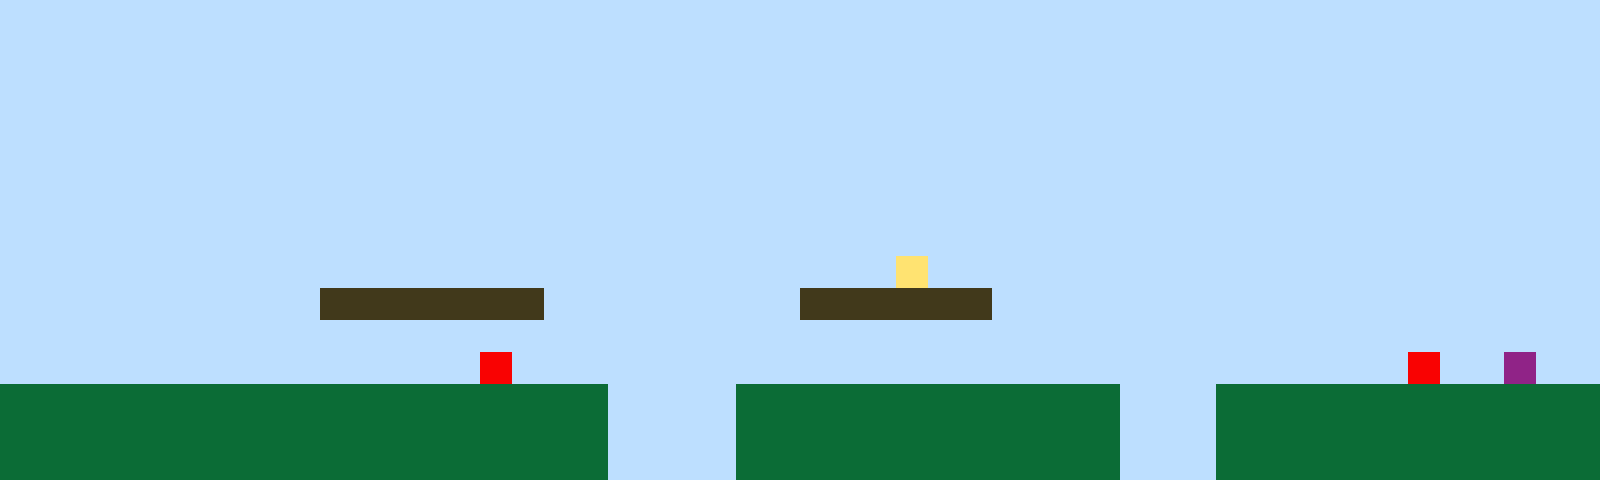

Tiled map render using the project's own tile images. Description and the whole map definition, tile-layer contents included, below:
An orthogonal 50x15 tile map with 32x32 px tiles, 1 tile layer (Tile Layer 1).

<map version="1.10" tiledversion="1.11.2" orientation="orthogonal" renderorder="right-up" width="50" height="15" tilewidth="32" tileheight="32" infinite="0" nextlayerid="2" nextobjectid="1"><editorsettings><export target="map1.csv" format="csv" /></editorsettings><tileset firstgid="1" name="sprites" tilewidth="32" tileheight="32" tilecount="6" columns="3"><image source="sprites.png" width="96" height="64" /></tileset><layer id="1" name="Tile Layer 1" width="50" height="15"><data encoding="csv">1,1,1,1,1,1,1,1,1,1,1,1,1,1,1,1,1,1,1,1,1,1,1,1,1,1,1,1,1,1,1,1,1,1,1,1,1,1,1,1,1,1,1,1,1,1,1,1,1,1,1,1,1,1,1,1,1,1,1,1,1,1,1,1,1,1,1,1,1,1,1,1,1,1,1,1,1,1,1,1,1,1,1,1,1,1,1,1,1,1,1,1,1,1,1,1,1,1,1,1,1,1,1,1,1,1,1,1,1,1,1,1,1,1,1,1,1,1,1,1,1,1,1,1,1,1,1,1,1,1,1,1,1,1,1,1,1,1,1,1,1,1,1,1,1,1,1,1,1,1,1,1,1,1,1,1,1,1,1,1,1,1,1,1,1,1,1,1,1,1,1,1,1,1,1,1,1,1,1,1,1,1,1,1,1,1,1,1,1,1,1,1,1,1,1,1,1,1,1,1,1,1,1,1,1,1,1,1,1,1,1,1,1,1,1,1,1,1,1,1,1,1,1,1,1,1,1,1,1,1,1,1,1,1,1,1,1,1,1,1,1,1,1,1,1,1,1,1,1,1,1,1,1,1,1,1,1,1,1,1,1,1,1,1,1,1,1,1,1,1,1,1,1,1,1,1,1,1,1,1,1,1,1,1,1,1,1,1,1,1,1,1,1,1,1,1,1,1,1,1,1,1,1,1,1,1,1,1,1,1,1,1,1,1,1,1,1,1,1,1,1,1,1,1,1,1,1,1,1,1,1,1,1,1,1,1,1,1,1,1,1,1,1,1,1,1,1,1,1,1,1,1,1,1,1,1,1,1,1,1,1,1,1,1,1,1,1,1,1,1,1,1,1,1,1,1,1,1,1,1,1,1,1,1,1,1,1,1,1,1,1,1,1,1,1,1,1,1,1,1,1,1,1,1,1,1,1,1,1,1,1,1,1,1,1,1,1,1,1,1,1,1,1,1,1,1,1,1,4,1,1,1,1,1,1,1,1,1,1,1,1,1,1,1,1,1,1,1,1,1,1,1,1,1,1,1,1,1,1,1,3,3,3,3,3,3,3,1,1,1,1,1,1,1,1,3,3,3,3,3,3,1,1,1,1,1,1,1,1,1,1,1,1,1,1,1,1,1,1,1,1,1,1,1,1,1,1,1,1,1,1,1,1,1,1,1,1,1,1,1,1,1,1,1,1,1,1,1,1,1,1,1,1,1,1,1,1,1,1,1,1,1,1,1,1,1,1,1,1,1,1,1,1,1,1,1,1,1,1,1,1,1,1,1,1,5,1,1,1,1,1,1,1,1,1,1,1,1,1,1,1,1,1,1,1,1,1,1,1,1,1,1,1,1,5,1,1,6,1,1,2,2,2,2,2,2,2,2,2,2,2,2,2,2,2,2,2,2,2,1,1,1,1,2,2,2,2,2,2,2,2,2,2,2,2,1,1,1,2,2,2,2,2,2,2,2,2,2,2,2,2,2,2,2,2,2,2,2,2,2,2,2,2,2,2,2,2,2,2,1,1,1,1,2,2,2,2,2,2,2,2,2,2,2,2,1,1,1,2,2,2,2,2,2,2,2,2,2,2,2,2,2,2,2,2,2,2,2,2,2,2,2,2,2,2,2,2,2,2,1,1,1,1,2,2,2,2,2,2,2,2,2,2,2,2,1,1,1,2,2,2,2,2,2,2,2,2,2,2,2</data></layer></map>
